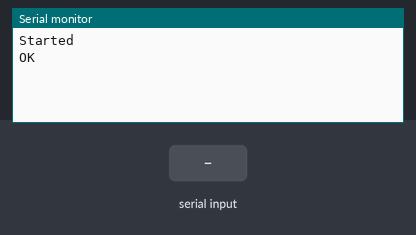
The sketch below on a simulated Arduino Uno, built with avr-gcc and run on an emulated ATmega328P. Shown: the last lines printed to the serial monitor. The inputs (shaded band) are chosen by the test bench. The modem accepts every AT command (registered, SIM ready, sends succeed) and sends nothing else.

Above: at 1.2 s.
1.3 s: "1" received over the second serial link
At 2.1 s:
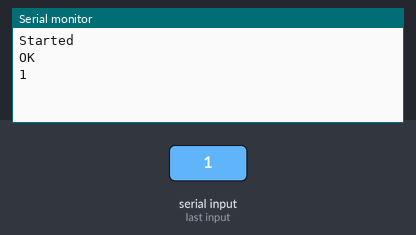
2.8 s: "0" received over the second serial link
At 3.2 s:
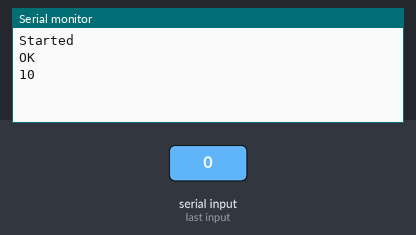

The sketch:

esp8266.ino
```cpp
#include <SoftwareSerial.h>
SoftwareSerial esp8266_dev(2, 3);

void setup() {
  // Open serial communications and wait for port to open:
  Serial.begin(9600);
  while (!Serial) {
  }

  Serial.println("Started");

  // set the data rate for the SoftwareSerial port
  esp8266_dev.begin(9600);
  esp8266_dev.write("AT+CWLAP\r\n");
}

void loop() {
  if (esp8266_dev.available()) {
    Serial.write(esp8266_dev.read());
  }
  if (Serial.available()) {
    esp8266_dev.write(Serial.read());
  }
}
```

Measured:
- after the input at 1.3 s, the serial monitor: prints a new line at once (image 1)
- after the input at 2.8 s, the serial monitor: prints a new line at once (image 2)
